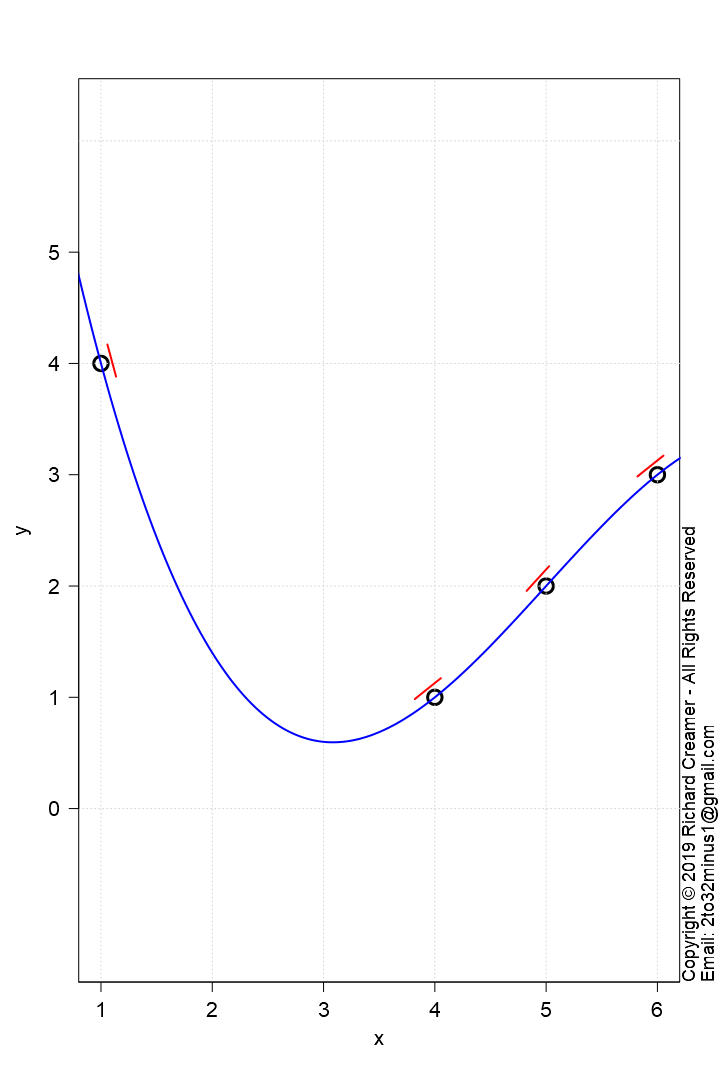

Write R code to recreate this figure.
##############################################################
### Copyright (c) Richard Creamer 2019 - All Rights Reserved
### Inquiries: email [email redacted]
##############################################################

### Globals
fontScale = 1.2    # Global font size variable
lf        = 1.2    # Enlarge font of plot labels
verbose   = FALSE  # Verbose printing
lw        = 2      # Line width
xMargin   = 1      # X-axis margin for plots
yMargin   = 1      # Y-axis margin for plots
de        = 0.01   # Small constant for estimating derivatives numerically
smlPts    = 1      # Small  data point/circle
medPts    = 1.5    # Medium data point/circle
lrgPts    = 2.0    # Large  data point/circle

### Run this function to generate this plot
runFunc = function() {
	dw = 1000
	dh = 750	
	path = "D:/Code/R/LeastSquaresPlay/PlotsAndAssocCode/Plot39/"
	savePngVerbose( paste(path, "Plot39.png", sep=""), plotCubicWithTangents, w=1.2*600, h=1.2*900, un="px" )
}

### Draw cubic polynomial with tangents
plotCubicWithTangents = function( lineLength=1 ) {
	x = c( 1, 5, 6, 4 )
	y = c( 4, 2, 3, 1 )
	xLimits = axisLimits( x, xMargin )
	yLimits = axisLimits( y, yMargin )
	plot( x, y, axes=FALSE, asp=1, cex.lab=lf, xlab="", ylab="", cex=lrgPts, lwd=lw+1 )
	addAxisLabels()
	box(); grid()
	axis( side = 1, at = xLimits[1]:xLimits[2], cex.axis=1.3 )
	axis( side = 2, at = yLimits[1]:yLimits[2], las=2, cex.axis=1.3 )	
	lmFit = lm( y ~ x + I(x^2) + I(x^3) )
	xPred = seq( xLimits[1], xLimits[2], length.out=200 )
	yPred = evalPoly( xPred, lmFit$coefficients )
	lines( xPred, yPred, col="blue", lwd=lw )
	plotTangents( x, lmFit$coefficients, lineLength=0.3, tanOffset=0.1 )
	if ( verbose )
		print( lmFit$coefficients )
}

### Compute polynomial coefficients for derivative of argument polynomial
getPolyDerivCoeff = function( coeff ) {
	if ( length(coeff) < 2 ) return( c(0) )
	derivCoeff = c()
	for ( i in 2:length( coeff ) ) {
		termPower = i - 1
		derivCoeff[ length( derivCoeff ) + 1 ] = termPower * coeff[i]
	}
	return( derivCoeff )
}

### Plot tangent(s) to polynomial at x[i], y[i]
### Will not look correct unless both x and y axes are same scale (1:1 aspect ratio)
plotTangents = function( x, coeff, lineLength=1, tanOffset=0.2, col="red", lwd=2 ) {
	if ( length(coeff) < 2 ) return()  	
	y = evalPoly( x, coeff )
	polyDerivCoeff = getPolyDerivCoeff( coeff )	
	tanLineSlopes = evalPoly( x, polyDerivCoeff )
	tanLineYInts = y - tanLineSlopes * x
	for ( i in 1:length(x) ) {
		lineCoeff = c( tanLineYInts[i], tanLineSlopes[i] )
		plotTangentLine( x[i], y[i], lineCoeff, lineLength=lineLength, tanOffset=tanOffset, col=col, lwd=lwd )
	}
}

### Get tangentl line ends point about center point (x,y)
getTanLineEndPts = function( x, y, lineCoeff, lineLength=1.0, tanOffset=0.2 ) {
	x1 = x - 1
	x2 = x + 1
	y1 = evalPoly( x1, lineCoeff )
	y2 = evalPoly( x2, lineCoeff )
	xComp = x2 - x1
	yComp = y2 - y1
	vMag = sqrt( xComp^2 + yComp^2 )
	vUnit = c( xComp/vMag, yComp/vMag )
	vOffset = rotVecCcw( vUnit[1], vUnit[2], 90 )
	ox = vOffset[1] * tanOffset
	oy = vOffset[2] * tanOffset
	xComp = xComp/vMag * lineLength
	yComp = yComp/vMag * lineLength
	fromX = x - xComp/2 - ox
	fromY = y - yComp/2 - oy
	toX = x + xComp/2 - ox
	toY = y + yComp/2 - oy	
	return( list(fromX=fromX, fromY=fromY, toX=toX, toY=toY) )
}

### Rotate vector CCW
rotVecCcw = function( xComp, yComp, deg ) {
	theta = deg/180 * pi
	rotXComp = cos(theta) * xComp + sin(theta) * yComp;
	rotYComp = -sin(theta) * xComp + cos(theta) * yComp;
	return( c(rotXComp, rotYComp) )
}

### Plot one tangent line segment
plotTangentLine = function( x, y, lineCoeff, lineLength=1, tanOffset=0.2, col="red", lwd=1 ) {
	endPts = getTanLineEndPts( x, y, lineCoeff, lineLength=lineLength, tanOffset=tanOffset )
	lines( c(endPts$fromX, endPts$toX), c(endPts$fromY, endPts$toY), col=col, lwd=lwd )
}

### Compute f(x) for a polynomial and a vector of x-coordinates
evalPoly = function( x, coeff ) {
	if ( length( coeff ) < 1 ) return( c(0) )  	
	termSum = 0
	for ( i in 1:length(coeff) ) {
		termSum = termSum + coeff[i] * x^(i-1)
	}
	return( termSum )
}

### Compute plot axis limits to fit range of data
axisLimits = function( v, margin=0 ) {
	lowerLimit = floor( min(v) ) - margin
	upperLimit = ceiling( max(v) ) + margin
	c( lowerLimit, upperLimit )
}

### Convience method to add x/y axis labels
addAxisLabels = function( xLabel="x", yLabel="y", cexVal=1.3 ) {
	mtext( text=xLabel, side=1, line=2.5, cex=cexVal )
	mtext( text=yLabel, side=2, line=2.5, cex=cexVal )
}

### Save to PNG file, specify width and height
savePngVerbose = function( path, plotFunc, w=512, h=512, un="px", doCopyright=TRUE, ... ) {
	png( filename = path, type="cairo", units=un, width=w, height=h, pointsize=12, res=96 )
	plotFunc( ... )
	if ( doCopyright )
		addCopyright()
	dev.off()
}

### Add copyright notice to plot via text()
addCopyright = function() {
	mtext( "Copyright \uA9 2019 Richard Creamer - All Rights Reserved", side=4, line=0, adj=0, cex=1.1 )
	mtext( "Email: [email redacted]", side=4, line=1, adj=0, cex=1.1 )
}

runFunc()
